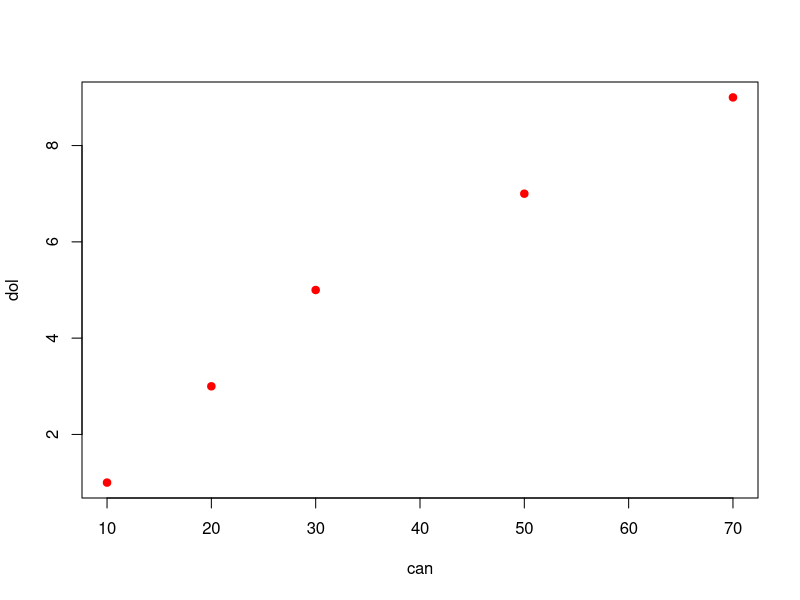

Write the R code that produced this figure.
# Array
# a series of index, a sets of index

can <- c(10,20,30,50,70) # cananbis sativa
dol <- c(1,3,5,7,9) # dolphins

# Is there a correlation between cannabis and dolphins?
plot(can,dol,pch=19,col="red")
cor(can,dol)


